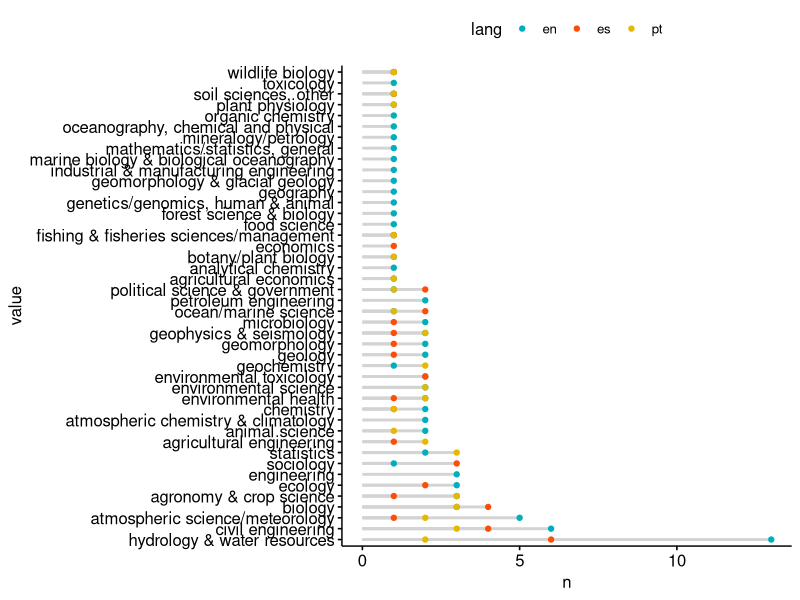
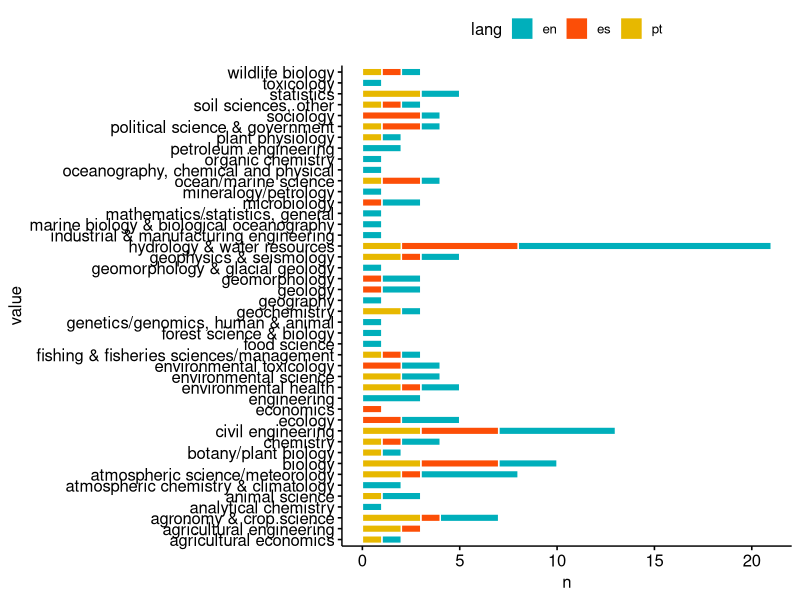

Write R code to recreate these figures, in order.
library(dplyr)
library(reshape2)
library(ggpubr)

en <- read.csv("./topic_names_en.csv")
es <- read.csv("./topic_names_es.csv")
pt <- read.csv("./topic_names_pt.csv", na.strings=c("","NA"))

en$lang <- "en"
es$lang <- "es"
pt$lang <- "pt"

en2 <- melt(en,
           id.vars = c("topic_id","lang"))
es2 <- melt(es,
            id.vars = c("topic_id","lang"))
pt2 <- melt(pt,
            id.vars = c("topic_id","lang"))


x <- rbind(en2,es2,pt2)


x2 <- x %>%
  filter(variable == "NSF_specific") %>%
  filter(value != "NA") %>%
  group_by(value, lang) %>%
  tally




ggdotchart(x2, x = "value", y = "n", 
           color = "lang",
           palette = c("#00AFBB", "#FC4E07",  "#E7B800"),
           #group = "lang", 
           add = "segments",
           add.params = list(color = "lightgray", size = 1),
           rotate = TRUE)

ggbarplot(x2, x = "value", y = "n", 
           fill = "lang",
          color = "white",
           palette = c("#00AFBB", "#FC4E07",  "#E7B800"),
           rotate = TRUE)

# NEED TO REORDER

# 13 subjects in all 3 languages

# Matrix + frequency distribution